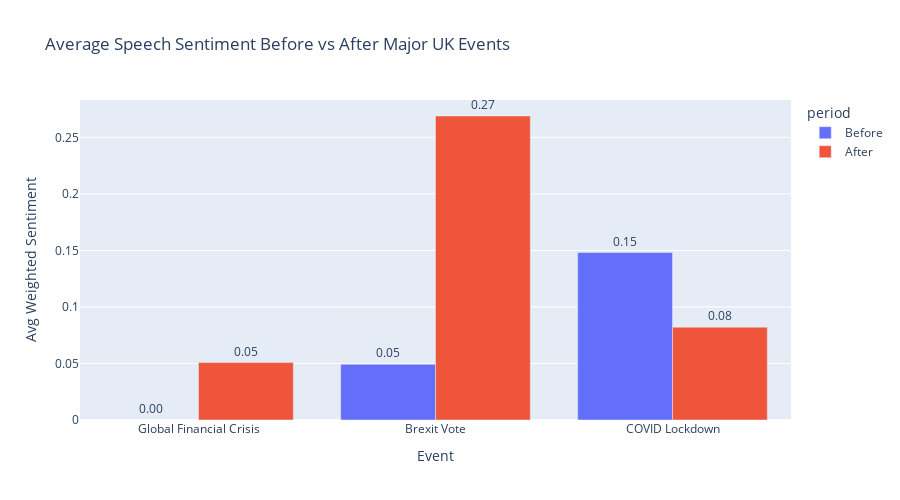

Notebook code cell kept with this figure:
### Code cell
fig_sentiment_beforeafter = px.bar(
    sentiment_df,
    x='event',
    y='avg_sentiment',
    color='period',
    barmode='group',
    text='avg_sentiment',
    title='Average Speech Sentiment Before vs After Major UK Events',
    labels={'avg_sentiment': 'Avg Weighted Sentiment', 'event': 'Event'},
    height=500
)

fig_sentiment_beforeafter.update_traces(texttemplate='%{text:.2f}', textposition='outside')
fig_sentiment_beforeafter.update_layout(uniformtext_minsize=8, uniformtext_mode='hide')
fig_sentiment_beforeafter.show()

### Figure 1 — Plotly figure (JSON) as saved in the notebook; plotly's stock layout.template omitted (floating-point values rounded to 4 significant figures)
{"data": [{"alignmentgroup": "True", "hovertemplate": "period=Before<br>Event=%{x}<br>Avg Weighted Sentiment=%{text}<extra></extra>", "legendgroup": "Before", "marker": {"color": "#636efa", "pattern": {"shape": ""}}, "name": "Before", "offsetgroup": "Before", "orientation": "v", "showlegend": true, "text": [null, 0.04929, 0.1481], "textposition": "outside", "texttemplate": "%{text:.2f}", "type": "bar", "x": ["Global Financial Crisis", "Brexit Vote", "COVID Lockdown"], "xaxis": "x", "y": [null, 0.04929, 0.1481], "yaxis": "y"}, {"alignmentgroup": "True", "hovertemplate": "period=After<br>Event=%{x}<br>Avg Weighted Sentiment=%{text}<extra></extra>", "legendgroup": "After", "marker": {"color": "#EF553B", "pattern": {"shape": ""}}, "name": "After", "offsetgroup": "After", "orientation": "v", "showlegend": true, "text": [0.05083, 0.2689, 0.08213], "textposition": "outside", "texttemplate": "%{text:.2f}", "type": "bar", "x": ["Global Financial Crisis", "Brexit Vote", "COVID Lockdown"], "xaxis": "x", "y": [0.05083, 0.2689, 0.08213], "yaxis": "y"}], "layout": {"barmode": "group", "height": 500, "legend": {"title": {"text": "period"}, "tracegroupgap": 0}, "title": {"text": "Average Speech Sentiment Before vs After Major UK Events"}, "uniformtext": {"minsize": 8, "mode": "hide"}, "xaxis": {"anchor": "y", "domain": [0, 1], "title": {"text": "Event"}}, "yaxis": {"anchor": "x", "domain": [0, 1], "title": {"text": "Avg Weighted Sentiment"}}}}
